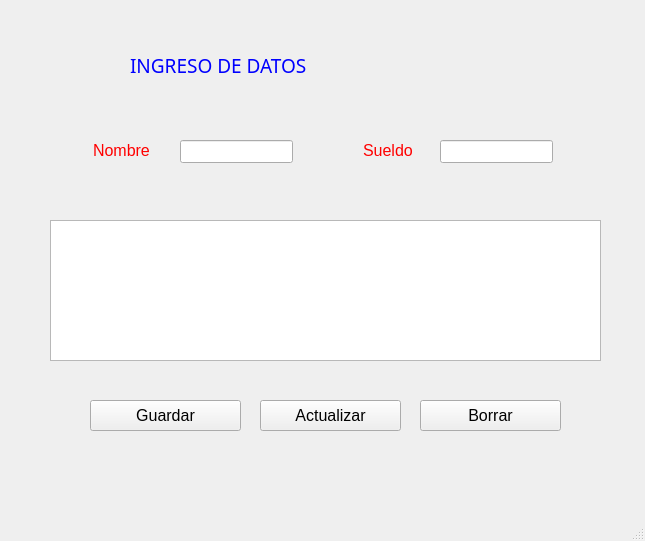
<?xml version="1.0" encoding="UTF-8"?>
<ui version="4.0">
 <class>MainWindow</class>
 <widget class="QMainWindow" name="MainWindow">
  <property name="geometry">
   <rect>
    <x>0</x>
    <y>0</y>
    <width>645</width>
    <height>541</height>
   </rect>
  </property>
  <property name="windowTitle">
   <string>MainWindow</string>
  </property>
  <widget class="QWidget" name="centralwidget">
   <widget class="QLineEdit" name="nombre">
    <property name="geometry">
     <rect>
      <x>180</x>
      <y>140</y>
      <width>113</width>
      <height>23</height>
     </rect>
    </property>
   </widget>
   <widget class="QLabel" name="label">
    <property name="geometry">
     <rect>
      <x>93</x>
      <y>140</y>
      <width>71</width>
      <height>20</height>
     </rect>
    </property>
    <property name="palette">
     <palette>
      <active>
       <colorrole role="WindowText">
        <brush brushstyle="SolidPattern">
         <color alpha="255">
          <red>255</red>
          <green>0</green>
          <blue>0</blue>
         </color>
        </brush>
       </colorrole>
      </active>
      <inactive>
       <colorrole role="WindowText">
        <brush brushstyle="SolidPattern">
         <color alpha="255">
          <red>255</red>
          <green>0</green>
          <blue>0</blue>
         </color>
        </brush>
       </colorrole>
      </inactive>
      <disabled>
       <colorrole role="WindowText">
        <brush brushstyle="SolidPattern">
         <color alpha="255">
          <red>120</red>
          <green>120</green>
          <blue>120</blue>
         </color>
        </brush>
       </colorrole>
      </disabled>
     </palette>
    </property>
    <property name="font">
     <font>
      <pointsize>12</pointsize>
     </font>
    </property>
    <property name="text">
     <string>Nombre</string>
    </property>
   </widget>
   <widget class="QLineEdit" name="lineEdit_2">
    <property name="geometry">
     <rect>
      <x>440</x>
      <y>140</y>
      <width>113</width>
      <height>23</height>
     </rect>
    </property>
    <property name="text">
     <string/>
    </property>
   </widget>
   <widget class="QLabel" name="label_2">
    <property name="geometry">
     <rect>
      <x>363</x>
      <y>140</y>
      <width>61</width>
      <height>20</height>
     </rect>
    </property>
    <property name="palette">
     <palette>
      <active>
       <colorrole role="WindowText">
        <brush brushstyle="SolidPattern">
         <color alpha="255">
          <red>255</red>
          <green>0</green>
          <blue>0</blue>
         </color>
        </brush>
       </colorrole>
      </active>
      <inactive>
       <colorrole role="WindowText">
        <brush brushstyle="SolidPattern">
         <color alpha="255">
          <red>255</red>
          <green>0</green>
          <blue>0</blue>
         </color>
        </brush>
       </colorrole>
      </inactive>
      <disabled>
       <colorrole role="WindowText">
        <brush brushstyle="SolidPattern">
         <color alpha="255">
          <red>120</red>
          <green>120</green>
          <blue>120</blue>
         </color>
        </brush>
       </colorrole>
      </disabled>
     </palette>
    </property>
    <property name="font">
     <font>
      <pointsize>12</pointsize>
     </font>
    </property>
    <property name="text">
     <string>Sueldo</string>
    </property>
   </widget>
   <widget class="QPushButton" name="guardar">
    <property name="geometry">
     <rect>
      <x>90</x>
      <y>400</y>
      <width>151</width>
      <height>31</height>
     </rect>
    </property>
    <property name="palette">
     <palette>
      <active>
       <colorrole role="WindowText">
        <brush brushstyle="SolidPattern">
         <color alpha="255">
          <red>0</red>
          <green>0</green>
          <blue>255</blue>
         </color>
        </brush>
       </colorrole>
      </active>
      <inactive>
       <colorrole role="WindowText">
        <brush brushstyle="SolidPattern">
         <color alpha="255">
          <red>0</red>
          <green>0</green>
          <blue>255</blue>
         </color>
        </brush>
       </colorrole>
      </inactive>
      <disabled>
       <colorrole role="WindowText">
        <brush brushstyle="SolidPattern">
         <color alpha="255">
          <red>120</red>
          <green>120</green>
          <blue>120</blue>
         </color>
        </brush>
       </colorrole>
      </disabled>
     </palette>
    </property>
    <property name="font">
     <font>
      <pointsize>12</pointsize>
     </font>
    </property>
    <property name="text">
     <string>Guardar</string>
    </property>
   </widget>
   <widget class="QPushButton" name="actualizar">
    <property name="geometry">
     <rect>
      <x>260</x>
      <y>400</y>
      <width>141</width>
      <height>31</height>
     </rect>
    </property>
    <property name="palette">
     <palette>
      <active>
       <colorrole role="WindowText">
        <brush brushstyle="SolidPattern">
         <color alpha="255">
          <red>0</red>
          <green>0</green>
          <blue>255</blue>
         </color>
        </brush>
       </colorrole>
      </active>
      <inactive>
       <colorrole role="WindowText">
        <brush brushstyle="SolidPattern">
         <color alpha="255">
          <red>0</red>
          <green>0</green>
          <blue>255</blue>
         </color>
        </brush>
       </colorrole>
      </inactive>
      <disabled>
       <colorrole role="WindowText">
        <brush brushstyle="SolidPattern">
         <color alpha="255">
          <red>120</red>
          <green>120</green>
          <blue>120</blue>
         </color>
        </brush>
       </colorrole>
      </disabled>
     </palette>
    </property>
    <property name="font">
     <font>
      <pointsize>12</pointsize>
     </font>
    </property>
    <property name="text">
     <string>Actualizar</string>
    </property>
   </widget>
   <widget class="QTableWidget" name="listaEmpleados">
    <property name="geometry">
     <rect>
      <x>50</x>
      <y>220</y>
      <width>551</width>
      <height>141</height>
     </rect>
    </property>
    <property name="palette">
     <palette>
      <active>
       <colorrole role="WindowText">
        <brush brushstyle="SolidPattern">
         <color alpha="255">
          <red>85</red>
          <green>85</green>
          <blue>127</blue>
         </color>
        </brush>
       </colorrole>
      </active>
      <inactive>
       <colorrole role="WindowText">
        <brush brushstyle="SolidPattern">
         <color alpha="255">
          <red>85</red>
          <green>85</green>
          <blue>127</blue>
         </color>
        </brush>
       </colorrole>
      </inactive>
      <disabled>
       <colorrole role="WindowText">
        <brush brushstyle="SolidPattern">
         <color alpha="255">
          <red>120</red>
          <green>120</green>
          <blue>120</blue>
         </color>
        </brush>
       </colorrole>
      </disabled>
     </palette>
    </property>
   </widget>
   <widget class="QPushButton" name="actualizar_2">
    <property name="geometry">
     <rect>
      <x>420</x>
      <y>400</y>
      <width>141</width>
      <height>31</height>
     </rect>
    </property>
    <property name="palette">
     <palette>
      <active>
       <colorrole role="WindowText">
        <brush brushstyle="SolidPattern">
         <color alpha="255">
          <red>0</red>
          <green>0</green>
          <blue>255</blue>
         </color>
        </brush>
       </colorrole>
      </active>
      <inactive>
       <colorrole role="WindowText">
        <brush brushstyle="SolidPattern">
         <color alpha="255">
          <red>0</red>
          <green>0</green>
          <blue>255</blue>
         </color>
        </brush>
       </colorrole>
      </inactive>
      <disabled>
       <colorrole role="WindowText">
        <brush brushstyle="SolidPattern">
         <color alpha="255">
          <red>120</red>
          <green>120</green>
          <blue>120</blue>
         </color>
        </brush>
       </colorrole>
      </disabled>
     </palette>
    </property>
    <property name="font">
     <font>
      <pointsize>12</pointsize>
     </font>
    </property>
    <property name="text">
     <string>Borrar</string>
    </property>
   </widget>
   <widget class="QLabel" name="label_3">
    <property name="geometry">
     <rect>
      <x>130</x>
      <y>50</y>
      <width>411</width>
      <height>31</height>
     </rect>
    </property>
    <property name="palette">
     <palette>
      <active>
       <colorrole role="WindowText">
        <brush brushstyle="SolidPattern">
         <color alpha="255">
          <red>0</red>
          <green>0</green>
          <blue>255</blue>
         </color>
        </brush>
       </colorrole>
      </active>
      <inactive>
       <colorrole role="WindowText">
        <brush brushstyle="SolidPattern">
         <color alpha="255">
          <red>0</red>
          <green>0</green>
          <blue>255</blue>
         </color>
        </brush>
       </colorrole>
      </inactive>
      <disabled>
       <colorrole role="WindowText">
        <brush brushstyle="SolidPattern">
         <color alpha="255">
          <red>120</red>
          <green>120</green>
          <blue>120</blue>
         </color>
        </brush>
       </colorrole>
      </disabled>
     </palette>
    </property>
    <property name="font">
     <font>
      <family>Goudy Stout</family>
      <pointsize>14</pointsize>
     </font>
    </property>
    <property name="text">
     <string>INGRESO DE DATOS</string>
    </property>
   </widget>
  </widget>
  <widget class="QMenuBar" name="menubar">
   <property name="geometry">
    <rect>
     <x>0</x>
     <y>0</y>
     <width>645</width>
     <height>26</height>
    </rect>
   </property>
  </widget>
  <widget class="QStatusBar" name="statusbar"/>
 </widget>
 <resources/>
 <connections/>
</ui>
